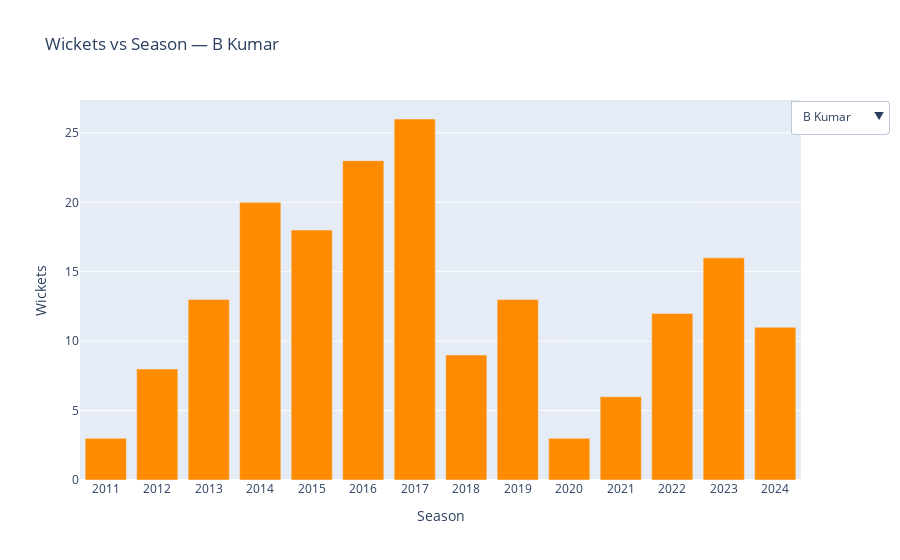

Notebook source saved alongside this figure:
### Code cell
bowlers = list(bowlers_df['bowler'].unique())
colors = colors = ["darkorange", "yellowgreen", "purple", "blue", "red"]

fig = go.Figure()

for i, b in enumerate(bowlers):
    sub = bowlers_df[bowlers_df['bowler'] == b].sort_values('Season')
    fig.add_trace(
        go.Bar(
            x=sub['Season'],
            y=sub['wickets'],
            name=b,
            visible=(i == 0),
            marker_color=colors[i % len(colors)],
            hovertemplate="Season %{x}<br>Wickets %{y}<extra></extra>"
        )
    )

buttons = []
for i, b in enumerate(bowlers):
    vis = [False] * len(bowlers)
    vis[i] = True
    buttons.append(dict(
        label=b,
        method="update",
        args=[{"visible": vis},
              {"title": f"Wickets vs Season — {b}"}]
    ))

fig.update_layout(
    title=f"Wickets vs Season — {bowlers[0]}",
    xaxis_title="Season",
    yaxis_title="Wickets",
    showlegend=False,
    updatemenus=[dict(type="dropdown", buttons=buttons, x=1.12, y=1)]
)

fig.show()

### Figure 1 — Plotly figure (JSON) as saved in the notebook; plotly's stock layout.template omitted (floating-point values rounded to 4 significant figures)
{"data": [{"hovertemplate": "Season %{x}<br>Wickets %{y}<extra></extra>", "marker": {"color": "darkorange"}, "name": "B Kumar", "type": "bar", "visible": true, "x": ["2011", "2012", "2013", "2014", "2015", "2016", "2017", "2018", "2019", "2020", "2021", "2022", "2023", "2024"], "y": [3, 8, 13, 20, 18, 23, 26, 9, 13, 3, 6, 12, 16, 11]}, {"hovertemplate": "Season %{x}<br>Wickets %{y}<extra></extra>", "marker": {"color": "yellowgreen"}, "name": "DJ Bravo", "type": "bar", "visible": false, "x": ["2008", "2009", "2010", "2011", "2012", "2013", "2015", "2016", "2018", "2019", "2020", "2021", "2022"], "y": [11, 11, 4, 6, 15, 32, 26, 17, 14, 11, 6, 14, 16]}, {"hovertemplate": "Season %{x}<br>Wickets %{y}<extra></extra>", "marker": {"color": "purple"}, "name": "PP Chawla", "type": "bar", "visible": false, "x": ["2008", "2009", "2010", "2011", "2012", "2013", "2014", "2015", "2016", "2017", "2018", "2019", "2020", "2021", "2023", "2024"], "y": [17, 12, 12, 16, 16, 11, 14, 11, 11, 6, 14, 10, 6, 1, 22, 13]}, {"hovertemplate": "Season %{x}<br>Wickets %{y}<extra></extra>", "marker": {"color": "blue"}, "name": "R Ashwin", "type": "bar", "visible": false, "x": ["2009", "2010", "2011", "2012", "2013", "2014", "2015", "2016", "2018", "2019", "2020", "2021", "2022", "2023", "2024"], "y": [2, 13, 20, 14, 15, 16, 10, 10, 10, 15, 13, 7, 12, 14, 9]}, {"hovertemplate": "Season %{x}<br>Wickets %{y}<extra></extra>", "marker": {"color": "red"}, "name": "YS Chahal", "type": "bar", "visible": false, "x": ["2013", "2014", "2015", "2016", "2017", "2018", "2019", "2020", "2021", "2022", "2023", "2024"], "y": [0, 12, 23, 21, 14, 12, 18, 21, 18, 27, 21, 18]}], "layout": {"autosize": true, "showlegend": false, "title": {"text": "Wickets vs Season — B Kumar"}, "updatemenus": [{"active": 0, "buttons": [{"args": [{"visible": [true, false, false, false, false]}, {"title": "Wickets vs Season — B Kumar"}], "label": "B Kumar", "method": "update"}, {"args": [{"visible": [false, true, false, false, false]}, {"title": "Wickets vs Season — DJ Bravo"}], "label": "DJ Bravo", "method": "update"}, {"args": [{"visible": [false, false, true, false, false]}, {"title": "Wickets vs Season — PP Chawla"}], "label": "PP Chawla", "method": "update"}, {"args": [{"visible": [false, false, false, true, false]}, {"title": "Wickets vs Season — R Ashwin"}], "label": "R Ashwin", "method": "update"}, {"args": [{"visible": [false, false, false, false, true]}, {"title": "Wickets vs Season — YS Chahal"}], "label": "YS Chahal", "method": "update"}], "type": "dropdown", "x": 1.12, "y": 1}], "xaxis": {"autorange": true, "range": [-0.5, 13.5], "title": {"text": "Season"}, "type": "category"}, "yaxis": {"autorange": true, "range": [0, 27.37], "title": {"text": "Wickets"}, "type": "linear"}}}
